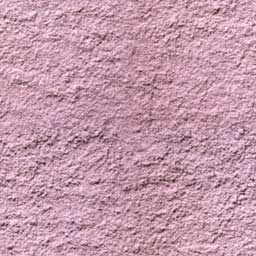
#> input picture test/paper3.png, 256 x 256 px
$ jupyter execute --allow-errors 'HB Texture Synthesis Problem Set.ipynb'   (older library calls are emulated)
#> lines starting #> are read from the running program, lines starting #| are printed output that depends on the picture
## Heeger & Bergen Texture Synthesis Algorithms

The Heeger & Bergen (HB) texture synthesis algorithm is a method used to generate realistic textures. It typically involves analyzing the statistical properties of a given texture and then using this information to synthesize new textures with similar characteristics.

# Import required libraries

[cell 1]
import numpy as np
import os
import copy
import matplotlib.pyplot as plt

## Q1.1 Given an image, contruct it's steerable pyramids representation

A steerable pyramid is a multi-resolution image representation that can be efficiently computed and analyzed. It is particularly useful for capturing and decomposing image information at different scales and orientations. The construction of a steerable pyramid involves applying a series of filtering and downsampling operations, often using filters that are steerable in different directions.

For $P$ scales, and $Q$ orientations of an image, a steerable pyramid representation has a total of $PQ + 2$ filters.

[cell 2]
from scipy.special import factorial
import math
from pyrtools.pyramids.c.wrapper import pointOp


# [136 lines left out: functions rcosFn, steerable_pyramid_representation, not called in this run]

import cv2
image = cv2.cvtColor(cv2.imread("test/paper3.png"), cv2.COLOR_BGR2GRAY)
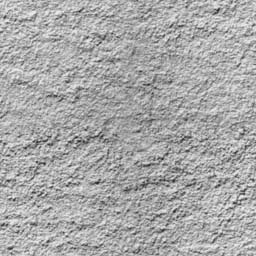
#> image: shape (256, 256); min 29, max 244, mean 168.8
P = 3
Q = 4
#> (the rest of this cell did not finish here and is left out)

## Q1.2 Given a steerable pyramid representation of an image, reconstruct the image

[cell 3]
# [150 lines left out: function reconstruct_image, not called in this run]

## Q2. Histogram Matching Function

Histogram matching is used to adjust the color distribution of an image to match a specified histogram. In this context, the histogram denotes the spread of pixel intensities. It is important to note that histogram matching is an ill-posed problem due to the absence of a unique solution. This arises from the fact that different images can possess similar or identical histograms, leading to ambiguity in determining a unique solution.

### Algorithm: Histogram Matching

**Input:** Input image $u$, reference image $v$ (both images have size $M \times N$)

**Output:** Image $u$ having the same histogram as $v$ (the input $u$ is lost)

1. Define $L = MN$ and describe the images as vectors of length $L$ (e.g., by reading values line by line).
2. Sort the reference image $v$:
3. Determine the permutation $\tau$ such that $v_{\tau(1)} \leq v_{\tau(2)} \leq \ldots \leq v_{\tau(L)}$.
4. Sort the input image $u$:
5. Determine the permutation $\sigma$ such that$u_{\sigma(1)} \leq u_{\sigma(2)} \leq \ldots \leq u_{\sigma(L)}$.
6. Match the histogram of $u$:
   - for rank$k = 1$ to $L$ do
     - $u_{\sigma(k)} \leftarrow v_{\tau(k)}$(the $k$-th pixel of $u$ takes the gray-value of the $k$-th pixel of $v$).
   - end

Given an input image $u$ and a reference image $v$ of the same size, histogram matching consists in changing the gray-level values of the input $u$ so that it gets the same histogram as the reference image $v$. Complete the `histogram_matching` function in the cell below.

[cell 4]
import numpy as np

# [25 lines left out: function histogram_matching, not called in this run]

## Q3. Histogram Matching Function for scaled images

The above function aligns histograms when the image u and reference image v have the same shape. Often, we would expect the synthesized texture to be much larger than the reference texture in texture synthesis. In this case number of pixels in synthesized image and input texture image are not the same. Adapt the histogram matching function for scaled images.

Consider an image $u$ which is magnified by (`width_scale`, `height_scale`) compared to image $u$ on width and height dimensions. How can the histogram matching function be modified to effectively operate with images of different scales?

[cell 5]
# [25 lines left out: function histogram_matching_scaled, not called in this run]

## Q4. Heeger Bergen Texture Synthesis Algorithm

We can now present the texture synthesis algorithm developed by Heeger and Bergen. Starting from a white noise image, histogram matchings are performed to the texture image alternatively in the image domain and in the steerable pyramid domain. After a few iterations, all the output histograms will match the ones of the input texture, and thus, the output texture will be visually similar to the input texture. The pseudo code of the algorithm is detailed below.

### Algorithm: Heeger-Bergen Texture Synthesis Algorithm for Grayscale Images (without extension)

**Input:**
- Number of scales P
- Number of orientations Q
- Texture image u of size M × N (where M and N are multiples of 2^P)
- Number of iterations Niter

**Output:**
- Texture image v of size M × N

1. **Input Analysis:**
    - Compute and store the steerable pyramid with P scales and Q orientations of the input texture u.

2. **Output Synthesis:**
    - Initialize v with a Gaussian white noise.
    - Match the gray-level histogram of v with the gray-level histogram of the input u.

3. **Iteration Loop:**
    ```
    for iteration i = 1 to Niter do
    ```
    - Compute the steerable pyramid of v.
    - For each of the P Q + 2 images of this pyramid, apply histogram matching with the corresponding image of the pyramid of u.
    - Apply the image reconstruction algorithm to this new histogram-matched pyramid and store the obtained image in v.
    - Match the gray-level histogram of v with the gray-level histogram of the input u.

4. **Return Result:**
    ```
    end
    Return v.
    ```

Complete the `heeger_bergen_texture_synthesis` algorithm, which takes in:
- A reference texture `texture`
- Number of scales `P`
- Number of orientations `Q` for steerable pyramid representation
- `Niter` number of iterations
- `width_scale` and `height_scale` denoting how much we want to magnify the synthesized texture by.

[cell 6]
import numpy as np
import copy

# [41 lines left out: function heeger_bergen_texture_synthesis, not called in this run]

## Q5. Extend HB Texture Synthesis to Color Space

The Heeger-Bergen algorithm relies on histogram matching and thus it is only well-defined for grayscale images. How to extend to color spaces ? Can we run texture synthesis on each color independently and combine the results ? Why or Why not ?

The above functions are defined for gray scale images.

[cell 7]
import numpy as np
from sklearn.decomposition import PCA
import cv2

# Step 1: Load and preprocess the image
image_path = 'test/paper3.png'
original_image = cv2.imread(image_path)
#> original_image is the input picture: shape (256, 256, 3); mean B, G, R 171.7, 153.6, 197.5

# [25 lines left out: function heeger_bergen_texture_synthesis_color, not called in this run]

Color channels are correlated. Perform PCA on the color channels, identify the most signficiant component, do a HB texture synthesis and map it back to color space.

## Q6. Edge Blending - Mirror Symmetrization

[cell 8]
width, height = original_image.shape[:2]
#> width = 256; height = 256
data_mirror = np.zeros((2 * height, 2 * width))

image = original_image[:, :, 0]

for i in range(width):
    for j in range(height):
        data_mirror[j][i] = image[j][i]
        data_mirror[j][i + width ] = image[j][width - 1 - i]
        data_mirror[height + j][i] = image[height - j - 1][i]
        data_mirror[height + j][i + height] = image[height - j - 1][width - i - 1]
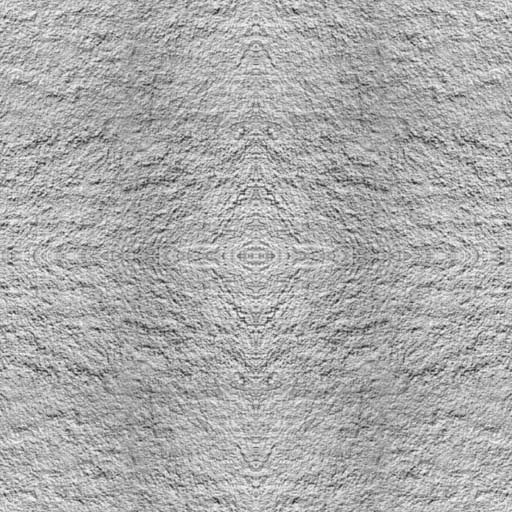
#> data_mirror: shape (512, 512) float64; min 31, max 255, mean 171.7

#> (the rest of this cell did not finish here and is left out)

## Q7. Edge Blending - Periodic Component

[cell 9]
import cv2
import numpy as np
image = cv2.imread('/Users/harsha/Documents/courses/cs283/CS283/test/paper3.png')
image = image[:, :, 0]
image.shape

# Compute the Laplacian using the cv2.Laplacian function
image_laplacian = cv2.Laplacian(image, cv2.CV_64F)
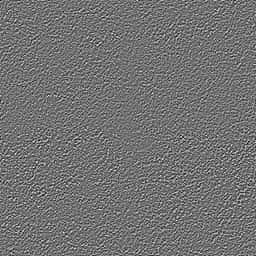
#> image_laplacian: shape (256, 256) float64; min -234, max 286, mean 0; drawn with min black and max white
image_laplacian_dft = np.fft.fft2(image_laplacian)
image_laplacian_dft.shape


def compute_p_hat(image, image_laplacian):
    """
    Compute the function p_hat for given parameters.

    Parameters:
    - M, N: Size of the 2D grid.
    - omega: Set of excluded coordinates (m, n) as a list of tuples.
    - uk: 2D array representing the input grid.

    Returns:
    - p_hat: Resulting 2D array.
    """
    M, N = image.shape
#> M = 256; N = 256
    p_hat = np.zeros((M, N), dtype=complex)
    for m in range(M):
        for n in range(N):
            if m != 0 or n != 0:
                # Compute p_hat for (m, n) not in omega
                p_hat[m, n] = image_laplacian[m, n] / (4 - 2 * np.cos(2 * np.pi * m / M) - 2 * np.cos(2 * np.pi * n / N))
    p_hat[0, 0] = np.sum(image)
    return p_hat

image_laplacian_inverse = compute_p_hat(image, image_laplacian)
periodic_component = np.fft.ifft2(image_laplacian_inverse)

[cell 10]
import matplotlib.pyplot as plt
fig, ax = plt.subplots(1, 2, figsize=(20, 10))
ax[0].imshow(image)
ax[1].imshow(periodic_component.real)
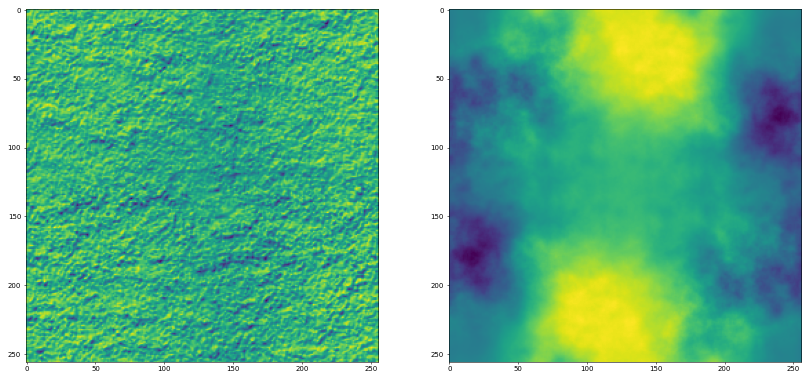
#> figure drawn by matplotlib, 2 panels

$ run again, with test/paper1.png copied over test/paper3.png
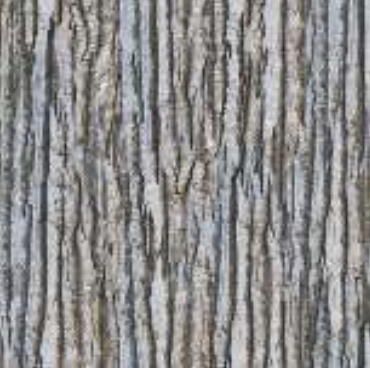
#> input picture test/paper1.png, 370 x 368 px
#> original_image is the input picture: shape (368, 370, 3); mean B, G, R 139.4, 139.7, 141
#> `image_laplacian = cv2.Laplacian(image, cv2.CV_64F)`:
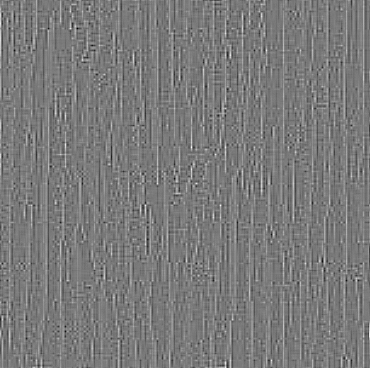
#> image_laplacian: shape (368, 370) float64; min -124, max 134, mean 0; drawn with min black and max white
#> `[cell 10] import matplotlib.pyplot as plt fig, ax = plt.subplots(1, 2,..`:
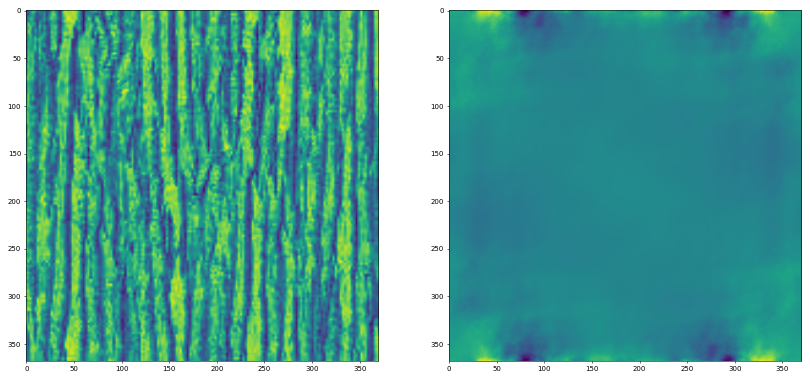
#> figure drawn by matplotlib, 2 panels

$ run again, with test/paper2.png copied over test/paper3.png
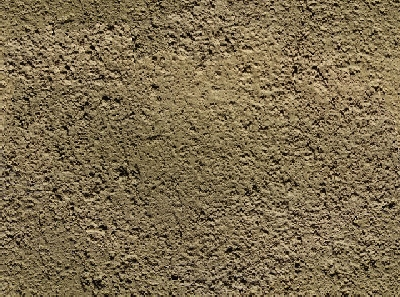
#> input picture test/paper2.png, 400 x 297 px
#> original_image is the input picture: shape (297, 400, 3); mean B, G, R 78.7, 108.8, 125.2
#> `image_laplacian = cv2.Laplacian(image, cv2.CV_64F)`:
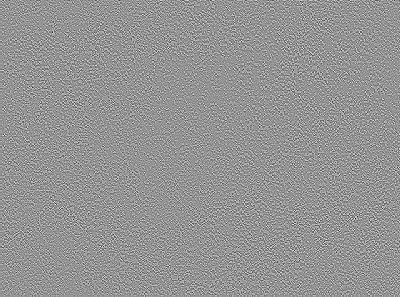
#> image_laplacian: shape (297, 400) float64; min -751, max 538, mean 0; drawn with min black and max white
#> `[cell 10] import matplotlib.pyplot as plt fig, ax = plt.subplots(1, 2,..`:
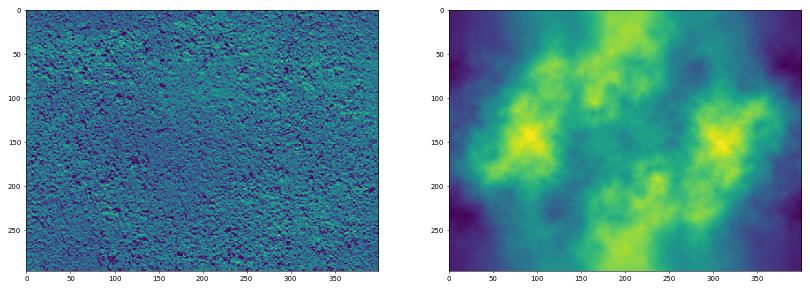
#> figure drawn by matplotlib, 2 panels
